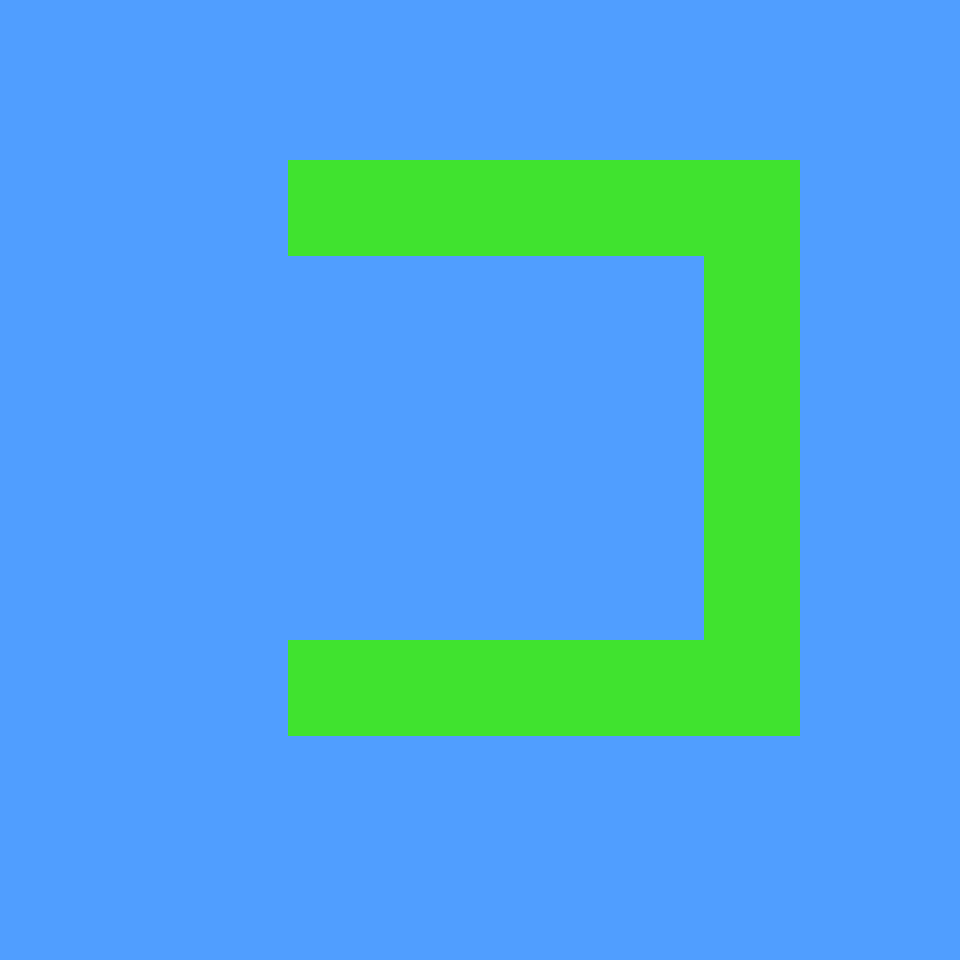

The image is a tile-based game level rendered from a .tmx file. Its description and complete source (layers, tilesets, objects, tile grids) follow:
An orthogonal 30x30 tile map with 32x32 px tiles, 1 tile layer (Tile Layer 1), 2 tilesets and 6 objects (3x floor, start, scaleFloor, exit).

<map version="1.0" orientation="orthogonal" renderorder="right-down" width="30" height="30" tilewidth="32" tileheight="32" nextobjectid="9">
 <tileset firstgid="1" name="block_tileset" tilewidth="32" tileheight="32" tilecount="9" columns="3">
  <image source="../../images/block_tileset.png" width="96" height="96" />
 </tileset>
 <tileset firstgid="10" name="block_tileset" tilewidth="32" tileheight="32" tilecount="9" columns="3">
  <image source="../../images/block_tileset.png" width="96" height="96" />
 </tileset>
 <layer name="Tile Layer 1" width="30" height="30">
  <data encoding="csv">
10,10,10,10,10,10,10,10,10,10,10,10,10,10,10,10,10,10,10,10,10,10,10,10,10,10,10,10,10,10,
10,10,10,10,10,10,10,10,10,10,10,10,10,10,10,10,10,10,10,10,10,10,10,10,10,10,10,10,10,10,
10,10,10,10,10,10,10,10,10,10,10,10,10,10,10,10,10,10,10,10,10,10,10,10,10,10,10,10,10,10,
10,10,10,10,10,10,10,10,10,10,10,10,10,10,10,10,10,10,10,10,10,10,10,10,10,10,10,10,10,10,
10,10,10,10,10,10,10,10,10,10,10,10,10,10,10,10,10,10,10,10,10,10,10,10,10,10,10,10,10,10,
10,10,10,10,10,10,10,10,10,3,3,3,3,3,3,3,3,3,3,3,3,3,3,3,3,10,10,10,10,10,
10,10,10,10,10,10,10,10,10,3,3,3,3,3,3,3,3,3,3,3,3,3,3,3,3,10,10,10,10,10,
10,10,10,10,10,10,10,10,10,3,3,3,3,3,3,3,3,3,3,3,3,3,3,3,3,10,10,10,10,10,
10,10,10,10,10,10,10,10,10,10,10,10,10,10,10,10,10,10,10,10,10,10,3,3,3,10,10,10,10,10,
10,10,10,10,10,10,10,10,10,10,10,10,10,10,10,10,10,10,10,10,10,10,3,3,3,10,10,10,10,10,
10,10,10,10,10,10,10,10,10,10,10,10,10,10,10,10,10,10,10,10,10,10,3,3,3,10,10,10,10,10,
10,10,10,10,10,10,10,10,10,10,10,10,10,10,10,10,10,10,10,10,10,10,3,3,3,10,10,10,10,10,
10,10,10,10,10,10,10,10,10,10,10,10,10,10,10,10,10,10,10,10,10,10,3,3,3,10,10,10,10,10,
10,10,10,10,10,10,10,10,10,10,10,10,10,10,10,10,10,10,10,10,10,10,3,3,3,10,10,10,10,10,
10,10,10,10,10,10,10,10,10,10,10,10,10,10,10,10,10,10,10,10,10,10,3,3,3,10,10,10,10,10,
10,10,10,10,10,10,10,10,10,10,10,10,10,10,10,10,10,10,10,10,10,10,3,3,3,10,10,10,10,10,
10,10,10,10,10,10,10,10,10,10,10,10,10,10,10,10,10,10,10,10,10,10,3,3,3,10,10,10,10,10,
10,10,10,10,10,10,10,10,10,10,10,10,10,10,10,10,10,10,10,10,10,10,3,3,3,10,10,10,10,10,
10,10,10,10,10,10,10,10,10,10,10,10,10,10,10,10,10,10,10,10,10,10,3,3,3,10,10,10,10,10,
10,10,10,10,10,10,10,10,10,10,10,10,10,10,10,10,10,10,10,10,10,10,3,3,3,10,10,10,10,10,
10,10,10,10,10,10,10,10,10,3,3,3,3,3,3,3,3,3,3,3,3,3,3,3,3,10,10,10,10,10,
10,10,10,10,10,10,10,10,10,3,3,3,3,3,3,3,3,3,3,3,3,3,3,3,3,10,10,10,10,10,
10,10,10,10,10,10,10,10,10,3,3,3,3,3,3,3,3,3,3,3,3,3,3,3,3,10,10,10,10,10,
10,10,10,10,10,10,10,10,10,10,10,10,10,10,10,10,10,10,10,10,10,10,10,10,10,10,10,10,10,10,
10,10,10,10,10,10,10,10,10,10,10,10,10,10,10,10,10,10,10,10,10,10,10,10,10,10,10,10,10,10,
10,10,10,10,10,10,10,10,10,10,10,10,10,10,10,10,10,10,10,10,10,10,10,10,10,10,10,10,10,10,
10,10,10,10,10,10,10,10,10,10,10,10,10,10,10,10,10,10,10,10,10,10,10,10,10,10,10,10,10,10,
10,10,10,10,10,10,10,10,10,10,10,10,10,10,10,10,10,10,10,10,10,10,10,10,10,10,10,10,10,10,
10,10,10,10,10,10,10,10,10,10,10,10,10,10,10,10,10,10,10,10,10,10,10,10,10,10,10,10,10,10,
10,10,10,10,10,10,10,10,10,10,10,10,10,10,10,10,10,10,10,10,10,10,10,10,10,10,10,10,10,10
</data>
 </layer>
 <objectgroup name="Locations">
  <object id="1" name="start" x="738" y="435" width="30" height="28" />
 </objectgroup>
 <objectgroup name="Floors">
  <object id="2" name="floor" x="288" y="160" width="511" height="95" />
  <object id="3" name="floor" x="288.5" y="640.5" width="511" height="95" />
  <object id="4" name="floor" x="704" y="160" width="96" height="574" />
 </objectgroup>
 <objectgroup name="ScaleFloors">
  <object id="6" name="scaleFloor" x="730" y="311" width="48" height="222" />
 </objectgroup>
 <objectgroup name="Exits">
  <object id="5" name="exit" x="478" y="430" width="35" height="36">
   <properties>
    <property name="notScalable" type="bool" value="false" />
   </properties>
  </object>
 </objectgroup>
</map>
